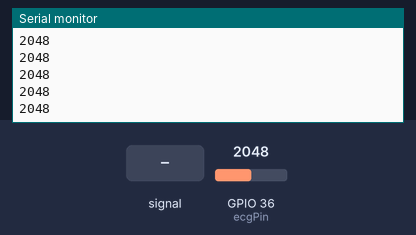
Recording of a sketch running on a simulated ESP32. Shown: the last lines printed to the serial monitor. The test bench sets the inputs (shaded band); at power-on: GPIO 36 (ecgPin) = 2048. WiFi joins after 1.5 s; servers stay silent unless stated.

Above: at 3.2 s.
3.3 s: GPIO 36 (ecgPin) fed a 200 Hz sine of ±327 counts around its level
At 4.1 s:
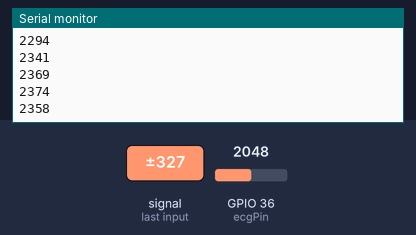
4.8 s: GPIO 36 (ecgPin) set to 2866
At 7.32 s:
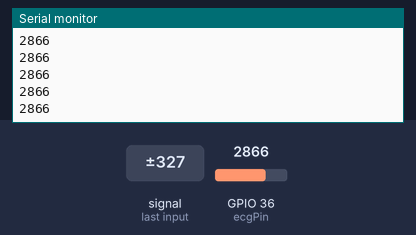
7.8 s: GPIO 36 (ecgPin) fed a 1000 Hz sine of ±1023 counts around its level
At 8.9 s:
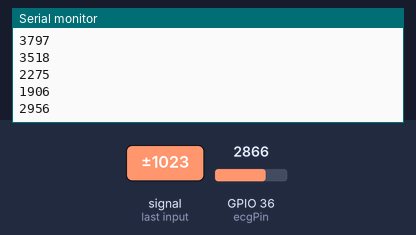
9.3 s: GPIO 36 (ecgPin) set to 3603
At 9.9 s:
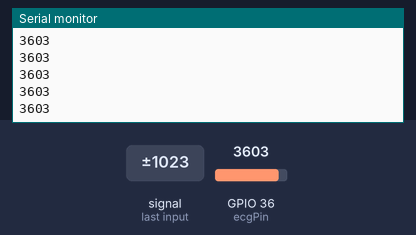
Timing chart, 0 to 11.8 s (numbered marks = the images above; inputs shaded):
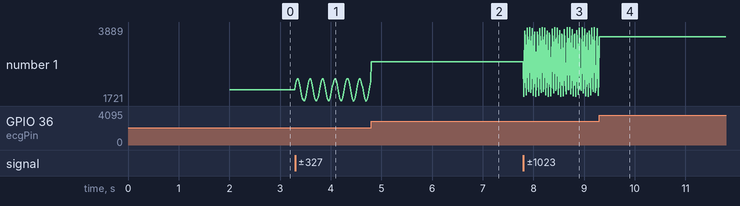

The sketch:

sample_ecg.ino
```cpp
#include <Arduino.h>
#include <WiFi.h>
#include <Firebase_ESP_Client.h>
#include <addons/TokenHelper.h>
#include<addons/RTDBHelper.h>// For ESP8266, use FirebaseESP8266.h
// Define your Firebase credentials here
#define FIREBASE_HOST ""
#define FIREBASE_AUTH ""

#define WIFI_SSID "realme X50 Pro 5G"
#define WIFI_PASSWORD "13121312"

const unsigned long uploadInterval = 1000; // Upload data every 1 second
unsigned long lastUploadTime = 0;
const int bufferSize = 500; // Adjust the buffer size as needed
int ecgBuffer[bufferSize];
int bufferIndex = 0;
unsigned long timeStamp;
int ecgPin = A0;
FirebaseData fbdo;
FirebaseAuth auth;
FirebaseConfig config;

void setup() {
  Serial.begin(115200);
  // Connect to Wi-Fi
  WiFi.begin(WIFI_SSID, WIFI_PASSWORD);
  while (WiFi.status() != WL_CONNECTED) {
    delay(1000);
    Serial.println("Connecting to WiFi...");
  }
  Serial.println("Connected to WiFi");
 config.api_key= FIREBASE_AUTH;
 config.database_url=FIREBASE_HOST;
 config.token_status_callback = tokenStatusCallback;
 if(Firebase.signUp(&config, &auth,"","")){
    Serial.println("firbase successfully intialized");
  }else{
    Serial.println("firbase not succeed");
  }
  // Initialize Firebase
  Firebase.begin(&config,&auth);
  Firebase.reconnectWiFi(true);
}

void loop() {
  // Simulate ECG data collection every 10ms for testing purposes
  unsigned long currentTime = millis();
  if (currentTime - lastUploadTime >= 10) {
    // Collect ECG data (replace with your actual data collection code)
    int ecgValue = readECGValue();
    // Store ECG data in the buffer
    ecgBuffer[bufferIndex] = ecgValue;
    bufferIndex++;
    // Check if the buffer is full
    if (bufferIndex >= bufferSize) {
      // Upload buffered data to Firebase
      uploadDataToFirebase();
      // Reset buffer index
      bufferIndex = 0;
    }
    // Update last upload time
    lastUploadTime = currentTime;
  }
}

void uploadDataToFirebase() {
  // Create a JSON object to store the buffered ECG data
  FirebaseJson json;
  FirebaseJson timejson;
  for (int i = 0; i < bufferSize; i++) {
    timeStamp = millis();
    String key = "data_" + String(i);
    json.set(key, ecgBuffer[i]);
    timejson.set(key, timeStamp);
  }
    //Firebase.RTDB.pushJSON(&fbdo,"ecgData/ecgValue", &json);
    Firebase.RTDB.setJSON(&fbdo,"ecgData/timeStamp", &timejson);
  if (Firebase.RTDB.setJSON(&fbdo,"ecgData/ecgValue", &json)) {
    Serial.println("Data upload to Firebase sucess");
  } else {
    Serial.println("Data uploaded to Firebase failed");
    Serial.println(fbdo.errorReason());
  }
}

int readECGValue() {
  int ecgreading = analogRead(ecgPin);
  Serial.println(ecgreading);
  delay(10);
  return ecgreading; // Simulated ECG value within a range
}
```

Measured:
- after the input at 3.3 s, the serial monitor: prints a new line at once (image 1)
- after the input at 7.8 s, the serial monitor: prints a new line at once (image 3)
- after the input at 9.3 s, the serial monitor: prints a new line at once (image 4)
- plotted number 1: 2048 → 2287 after the input at 3.3 s, 2866 → 3594 after the input at 7.8 s, 3594 → 3603 after the input at 9.3 s
